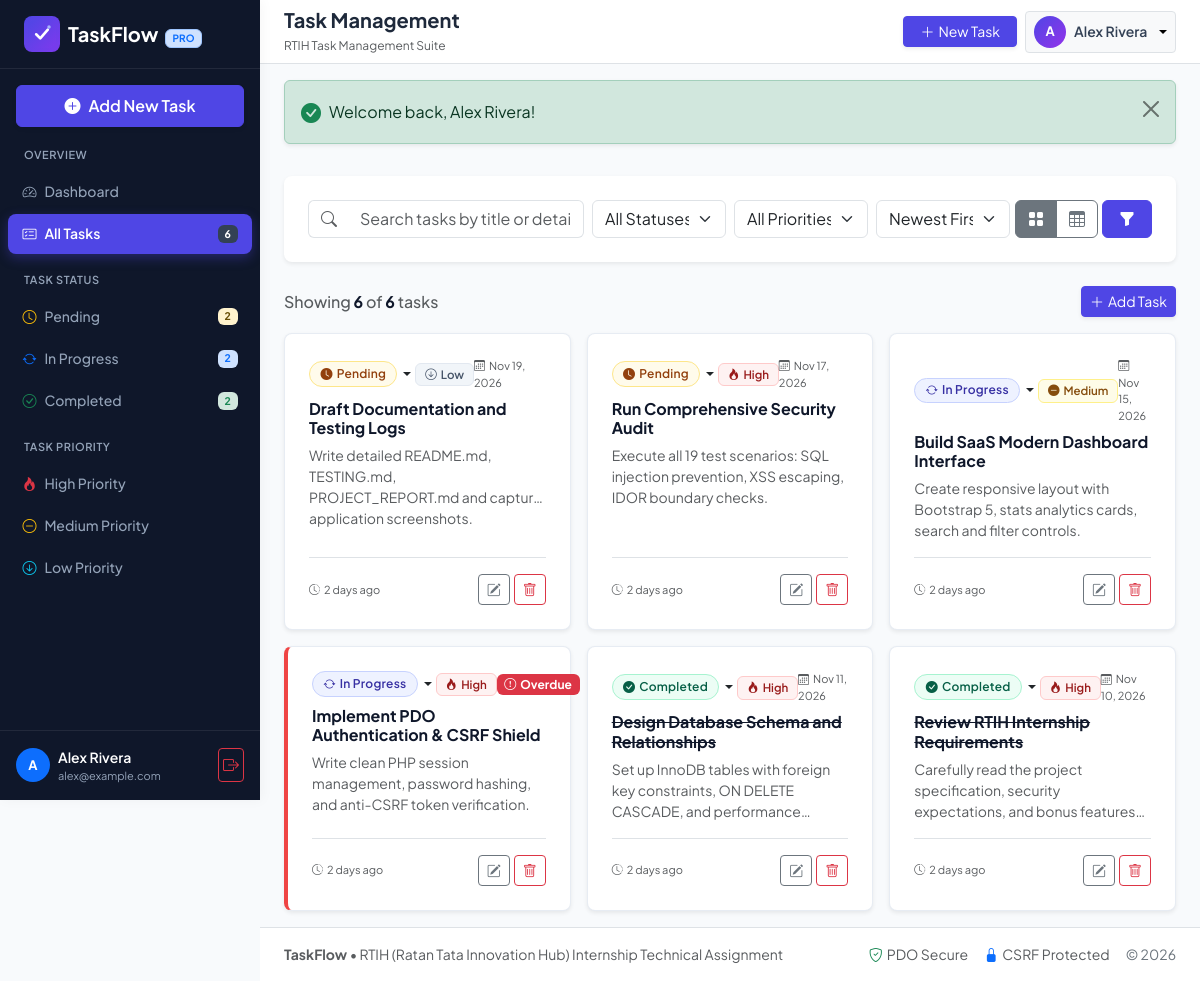
/tasks/index.php (signed in), run on the app's committed database.
### tables this page shows
CREATE TABLE `tasks` (
    `id` INT UNSIGNED NOT NULL AUTO_INCREMENT,
    `user_id` INT UNSIGNED NOT NULL,
    `title` VARCHAR(255) NOT NULL,
    `description` TEXT DEFAULT NULL,
    `status` ENUM('Pending', 'In Progress', 'Completed') NOT NULL DEFAULT 'Pending',
    `priority` ENUM('Low', 'Medium', 'High') NOT NULL DEFAULT 'Medium',
    `due_date` DATE DEFAULT NULL,
    `created_at` TIMESTAMP NOT NULL DEFAULT CURRENT_TIMESTAMP,
    `updated_at` TIMESTAMP NOT NULL DEFAULT CURRENT_TIMESTAMP ON UPDATE CURRENT_TIMESTAMP,
    PRIMARY KEY (`id`),
    KEY `idx_tasks_user_id` (`user_id`),
    KEY `idx_tasks_status` (`status`),
    KEY `idx_tasks_priority` (`priority`),
    KEY `idx_tasks_due_date` (`due_date`),
    KEY `idx_tasks_created_at` (`created_at`),
    CONSTRAINT `fk_tasks_users`
        FOREIGN KEY (`user_id`)
        REFERENCES `users` (`id`)
        ON DELETE CASCADE
        ON UPDATE CASCADE
);

### tasks/index.php (the view, shortened to what this page needs)
<?php
require_once __DIR__ . '/../includes/functions.php';
$currentUser = current_user();
$pdo = getDBConnection();
$search         = trim($_GET['q'] ?? '');
$statusFilter   = trim($_GET['status'] ?? '');
$priorityFilter = trim($_GET['priority'] ?? '');
$sort           = trim($_GET['sort'] ?? 'newest');
$viewMode       = trim($_GET['view'] ?? 'cards');
$page           = max(1, (int)($_GET['page'] ?? 1));
$perPage        = 6;
$validStatuses = ['Pending', 'In Progress', 'Completed'];
if (!in_array($statusFilter, $validStatuses, true)) {
    $statusFilter = '';
}
$validPriorities = ['Low', 'Medium', 'High'];
if (!in_array($priorityFilter, $validPriorities, true)) {
    $priorityFilter = '';
}
$whereClauses = ['user_id = :user_id'];
$params = ['user_id' => $currentUser['id']];
$whereSql = implode(' AND ', $whereClauses);
$countSql = "SELECT COUNT(*) FROM tasks WHERE $whereSql";
$countStmt = $pdo->prepare($countSql);
$countStmt->execute($params);
$totalRecords = (int)$countStmt->fetchColumn();
$offset = ($page - 1) * $perPage;
switch ($sort) {
    case 'newest':
    default:
        $sort = 'newest';
        $orderBySql = 'created_at DESC';
        break;
}
$tasksSql = "SELECT * FROM tasks WHERE $whereSql ORDER BY $orderBySql LIMIT :limit OFFSET :offset";
$tasksStmt = $pdo->prepare($tasksSql);
foreach ($params as $key => $val) {
    $tasksStmt->bindValue(':' . $key, $val);
}
$tasksStmt->bindValue(':limit', $perPage, PDO::PARAM_INT);
$tasksStmt->bindValue(':offset', $offset, PDO::PARAM_INT);
$tasksStmt->execute();
$tasks = $tasksStmt->fetchAll();
function filter_url(array $overrides = []): string {
    $current = $_GET;
    foreach ($overrides as $k => $v) {
        if ($v === null || $v === '') {
            unset($current[$k]);
        } else {
            $current[$k] = $v;
        }
    }
    return BASE_URL . '/tasks/index.php' . (!empty($current) ? '?' . http_build_query($current) : '');
}
include __DIR__ . '/../includes/header.php';
?>
<div class="card shadow-sm border-0 mb-4 rounded-3">
    <div class="card-body p-3 p-md-4">
        <form action="<?= BASE_URL ?>/tasks/index.php" method="GET" id="filterForm">
            <div class="row g-2 align-items-center">
                <div class="col-12 col-md-4">
                    <div class="input-group">
                        <span class="input-group-text bg-white border-end-0 text-muted"><i class="bi bi-search"></i></span>
                        <input type="text"
                               name="q"
                               id="taskSearchInput"
                               class="form-control border-start-0"
                               placeholder="Search tasks by title or details..."
                               value="<?= e($search) ?>"
                               autocomplete="off">
                    </div>
                </div>
                <div class="col-6 col-md-2">
                    <select name="status" class="form-select filter-auto-submit" aria-label="Filter by Status">
                        <option value="">All Statuses</option>
                    </select>
                </div>
                <div class="col-6 col-md-2">
                    <select name="priority" class="form-select filter-auto-submit" aria-label="Filter by Priority">
                        <option value="">All Priorities</option>
                    </select>
                </div>
                <div class="col-6 col-md-2">
                    <select name="sort" class="form-select filter-auto-submit" aria-label="Sort Tasks">
                        <option value="newest" <?= $sort === 'newest' ? 'selected' : '' ?>>Newest First</option>
                    </select>
                </div>
                <div class="col-6 col-md-2 d-flex justify-content-end gap-1">
                    <div class="btn-group" role="group" aria-label="View switch">
                        <a href="<?= filter_url(['view' => 'cards']) ?>"
                           class="btn btn-outline-secondary <?= $viewMode === 'cards' ? 'active' : '' ?>"
                           title="Card View">
                            <i class="bi bi-grid-fill"></i>
                        </a>
                        <a href="<?= filter_url(['view' => 'table']) ?>"
                           class="btn btn-outline-secondary <?= $viewMode === 'table' ? 'active' : '' ?>"
                           title="Table View">
                            <i class="bi bi-table"></i>
                        </a>
                    </div>
                    <button type="submit" class="btn btn-primary px-3" title="Apply Filters">
                        <i class="bi bi-funnel-fill"></i>
                    </button>
                </div>
            </div>
        </form>
    </div>
</div>
<div class="d-flex align-items-center justify-content-between mb-3">
    <div>
        <h2 class="h6 text-muted mb-0">
            Showing <strong class="text-slate-900"><?= count($tasks) ?></strong> of <strong class="text-slate-900"><?= $totalRecords ?></strong> tasks
        </h2>
    </div>
    <a href="<?= BASE_URL ?>/tasks/create.php" class="btn btn-sm btn-primary shadow-sm d-flex align-items-center gap-1">
        <i class="bi bi-plus-lg"></i> Add Task
    </a>
</div>
<?php if (empty($tasks)): ?>
    <div class="card shadow-sm border-0 rounded-3 text-center py-5">
        <div class="card-body">
            <div class="empty-state-icon mx-auto mb-3 bg-light rounded-circle d-flex align-items-center justify-content-center text-muted" style="width: 72px; height: 72px;">
                <i class="bi bi-inbox fs-1"></i>
            </div>
            <h3 class="h5 fw-bold text-slate-800 mb-1">No tasks found</h3>
            <?php if ($search !== '' || $statusFilter !== '' || $priorityFilter !== ''): ?>
                <p class="text-muted small mb-3">No tasks match your current search and filter criteria.</p>
                <a href="<?= BASE_URL ?>/tasks/index.php" class="btn btn-outline-secondary btn-sm px-3">
                    <i class="bi bi-arrow-counterclockwise me-1"></i> Reset Filters
                </a>
            <?php else: ?>
                <p class="text-muted small mb-3">You haven't created any tasks yet. Get started by creating your first task!</p>
                <a href="<?= BASE_URL ?>/tasks/create.php" class="btn btn-primary btn-sm px-4 fw-semibold shadow-sm">
                    <i class="bi bi-plus-lg me-1"></i> Create First Task
                </a>
            <?php endif; ?>
        </div>
    </div>
<?php else: ?>
    <div class="row g-3" id="tasksGrid">
        <?php foreach ($tasks as $task):
            $isTaskOverdue = is_overdue($task['due_date'], $task['status']);
        ?>
            <div class="col-12 col-md-6 col-xl-4 task-card-wrapper" id="task-card-<?= (int)$task['id'] ?>">
                <div class="card h-100 task-card shadow-sm border-0 rounded-3 <?= $isTaskOverdue ? 'border-overdue' : '' ?>">
                    <div class="card-body d-flex flex-column p-3 p-lg-4">
                        <div class="d-flex align-items-center justify-content-between mb-2">
                            <div class="d-flex align-items-center gap-1">
                                <div class="dropdown">
                                    <button class="btn btn-sm p-0 border-0 dropdown-toggle" type="button" data-bs-toggle="dropdown" aria-expanded="false" title="Click to quickly change status">
                                        <?= render_status_badge($task['status']) ?>
                                    </button>
                                </div>
                                <?= render_priority_badge($task['priority']) ?>
                            </div>
                            <?php if ($isTaskOverdue): ?>
                                <span class="badge bg-danger text-white" title="Task is overdue!">
                                    <i class="bi bi-exclamation-circle me-1"></i>Overdue
                                </span>
                            <?php elseif (!empty($task['due_date'])): ?>
                                <span class="text-muted small" style="font-size: 11px;">
                                    <i class="bi bi-calendar3 me-1"></i><?= format_date($task['due_date']) ?>
                                </span>
                            <?php endif; ?>
                        </div>
                        <h3 class="h6 fw-bold text-slate-900 mb-2 <?= $task['status'] === 'Completed' ? 'text-decoration-line-through text-muted' : '' ?>">
                            <?= e($task['title']) ?>
                        </h3>
                        <p class="text-muted small mb-3 flex-grow-1 task-description">
                            <?= !empty($task['description']) ? nl2br(e($task['description'])) : '<em class="text-slate-400">No additional description provided.</em>' ?>
                        </p>
                        <div class="pt-3 border-top d-flex align-items-center justify-content-between mt-auto">
                            <span class="text-muted" style="font-size: 11px;">
                                <i class="bi bi-clock-history me-1"></i><?= time_ago($task['created_at']) ?>
                            </span>
                            <div class="d-flex align-items-center gap-1">
                                <a href="<?= BASE_URL ?>/tasks/edit.php?id=<?= (int)$task['id'] ?>" class="btn btn-sm btn-outline-secondary px-2 py-1" title="Edit Task">
                                    <i class="bi bi-pencil-square"></i>
                                </a>
                                <button type="button"
                                        class="btn btn-sm btn-outline-danger px-2 py-1 delete-task-btn"
                                        data-id="<?= (int)$task['id'] ?>"
                                        data-title="<?= e($task['title']) ?>"
                                        title="Delete Task">
                                    <i class="bi bi-trash"></i>
                                </button>
                            </div>
                        </div>
                    </div>
                </div>
            </div>
        <?php endforeach; ?>
    </div>
<?php endif; ?>
<?php include __DIR__ . '/../includes/footer.php'; ?>

### includes/functions.php (shortened to what this page needs)
<?php
function e($value): string {
    return htmlspecialchars((string)($value ?? ''), ENT_QUOTES | ENT_HTML5, 'UTF-8');
}
function format_date(?string $dateStr): string {
    try {
        $date = new DateTime($dateStr);
        return $date->format('M d, Y');
    } catch (Exception $e) {
        return e($dateStr);
    }
}
function is_overdue(?string $dueDate, string $status): bool {
    if (empty($dueDate) || $status === 'Completed') {
        return false;
    }
    $today = date('Y-m-d');
    return $dueDate < $today;
}
function time_ago($timestamp): string {
    $time = is_numeric($timestamp) ? (int)$timestamp : strtotime($timestamp);
    $diff = time() - $time;
    if ($diff < 60) {
        return 'Just now';
    } elseif ($diff < 3600) {
        $mins = floor($diff / 60);
        return $mins . ' min' . ($mins > 1 ? 's' : '') . ' ago';
    } elseif ($diff < 86400) {
        $hours = floor($diff / 3600);
        return $hours . ' hr' . ($hours > 1 ? 's' : '') . ' ago';
    } elseif ($diff < 604800) {
        $days = floor($diff / 86400);
        return $days . ' day' . ($days > 1 ? 's' : '') . ' ago';
    } else {
        return date('M d, Y', $time);
    }
}
function render_status_badge(string $status): string {
    switch ($status) {
        case 'Completed':
            return '<span class="badge badge-status badge-status-completed"><i class="bi bi-check-circle-fill me-1"></i>Completed</span>';
        case 'In Progress':
            return '<span class="badge badge-status badge-status-inprogress"><i class="bi bi-arrow-repeat me-1 spin-icon"></i>In Progress</span>';
        case 'Pending':
        default:
            return '<span class="badge badge-status badge-status-pending"><i class="bi bi-clock-fill me-1"></i>Pending</span>';
    }
}
function render_priority_badge(string $priority): string {
    switch ($priority) {
        case 'High':
            return '<span class="badge badge-priority badge-priority-high"><i class="bi bi-fire me-1"></i>High</span>';
        case 'Medium':
            return '<span class="badge badge-priority badge-priority-medium"><i class="bi bi-dash-circle-fill me-1"></i>Medium</span>';
        case 'Low':
        default:
            return '<span class="badge badge-priority badge-priority-low"><i class="bi bi-arrow-down-circle me-1"></i>Low</span>';
    }
}

### assets/css/style.css (style rules this page uses)
:root { --primary: #4f46e5; --primary-hover: #4338ca; --primary-light: #e0e7ff; --primary-subtle: #eef2ff; --success: #10b981; --success-subtle: #ecfdf5; --success-border: #a7f3d0; --warning: #f59e0b; --warning-subtle: #fffbeb; --warning-border: #fde68a; --danger: #ef4444; --danger-subtle: #fef2f2; --danger-border: #fecaca; --info: #0ea5e9; --info-subtle: #f0f9ff; --info-border: #bae6fd; --slate-900: #0f172a; --slate-800: #1e293b; --slate-700: #334155; --slate-600: #475569; --slate-500: #64748b; --slate-400: #94a3b8; --slate-200: #e2e8f0; --slate-100: #f1f5f9; --slate-50: #f8fafc; --sidebar-width: 260px; --topbar-height: 64px; }
body.app-body { font-family: 'Plus Jakarta Sans', -apple-system, BlinkMacSystemFont, 'Segoe UI', Roboto, Helvetica, Arial, sans-serif; background-color: var(--slate-50); color: var(--slate-700); margin: 0; padding: 0; min-height: 100vh; }
.text-slate-900 { color: var(--slate-900) !important; }
.btn-primary { background-color: var(--primary); border-color: var(--primary); }
.badge-status { padding: 0.35rem 0.65rem; font-weight: 600; font-size: 0.75rem; border-radius: 9999px; display: inline-flex; align-items: center; letter-spacing: 0.02em; }
.badge-status-pending { background-color: var(--warning-subtle); color: #92400e; border: 1px solid var(--warning-border); }
.badge-status-inprogress { background-color: var(--primary-subtle); color: #3730a3; border: 1px solid #c7d2fe; }
.badge-status-completed { background-color: var(--success-subtle); color: #065f46; border: 1px solid var(--success-border); }
.badge-priority { padding: 0.3rem 0.55rem; font-weight: 600; font-size: 0.72rem; border-radius: 6px; display: inline-flex; align-items: center; }
.badge-priority-high { background-color: var(--danger-subtle); color: #991b1b; border: 1px solid var(--danger-border); }
.badge-priority-medium { background-color: #fefce8; color: #854d0e; border: 1px solid #fef08a; }
.badge-priority-low { background-color: var(--slate-100); color: var(--slate-600); border: 1px solid var(--slate-200); }
.spin-icon { display: inline-block; animation: spin 3s linear infinite; }
.task-card { transition: transform 0.2s ease, box-shadow 0.2s ease; border: 1px solid rgba(226, 232, 240, 0.8) !important; }
.border-overdue { border-left: 4px solid var(--danger) !important; }
.task-description { display: -webkit-box; -webkit-line-clamp: 3; -webkit-box-orient: vertical; overflow: hidden; line-height: 1.5; }

### data on the page
tasks: status "Pending" (drawn), priority "Low" (drawn), due_date "Nov 19, 2026", title "Draft Documentation and Testing Logs", description "Write detailed README.md, TESTING.md, PROJECT_REPORT.md and capture application screenshots.", created_at "2 days ago"
tasks: status "Pending" (drawn), priority "High" (drawn), due_date "Nov 17, 2026", title "Run Comprehensive Security Audit", description "Execute all 19 test scenarios: SQL injection prevention, XSS escaping, IDOR boundary checks.", created_at "2 days ago"
tasks: status "In Progress" (drawn), priority "Medium" (drawn), due_date "Nov 15, 2026", title "Build SaaS Modern Dashboard Interface", description "Create responsive layout with Bootstrap 5, stats analytics cards, search and filter controls.", created_at "2 days ago"
tasks: status "In Progress" (drawn), priority "High" (drawn), due_date "Overdue", title "Implement PDO Authentication & CSRF Shield", description "Write clean PHP session management, password hashing, and anti-CSRF token verification.", created_at "2 days ago"
tasks: status "Completed" (drawn), priority "High" (drawn), due_date "Nov 11, 2026", title "Design Database Schema and Relationships", description "Set up InnoDB tables with foreign key constraints, ON DELETE CASCADE, and…", created_at "2 days ago"
tasks: status "Completed" (drawn), priority "High" (drawn), due_date "Nov 10, 2026", title "Review RTIH Internship Requirements", description "Carefully read the project specification, security expectations, and bonus…", created_at "2 days ago"

### other printed values
APP_NAME "TaskFlow"
$sidebarStats['total'] "6"
$sidebarStats['pending'] "2"
$sidebarStats['in_progress'] "2"
$sidebarStats['completed'] "2"
substr($currentUser['name'] ?? 'U', 0, 1) "A"
$currentUser['name'] "Alex Rivera"
$currentUser['email'] "alex@example.com"
$pageTitle "Task Management"
substr($currentUser['name'], 0, 1) "A"
$msg['message'] "Welcome back, Alex Rivera!"
count($tasks) "6"
$totalRecords "6"
